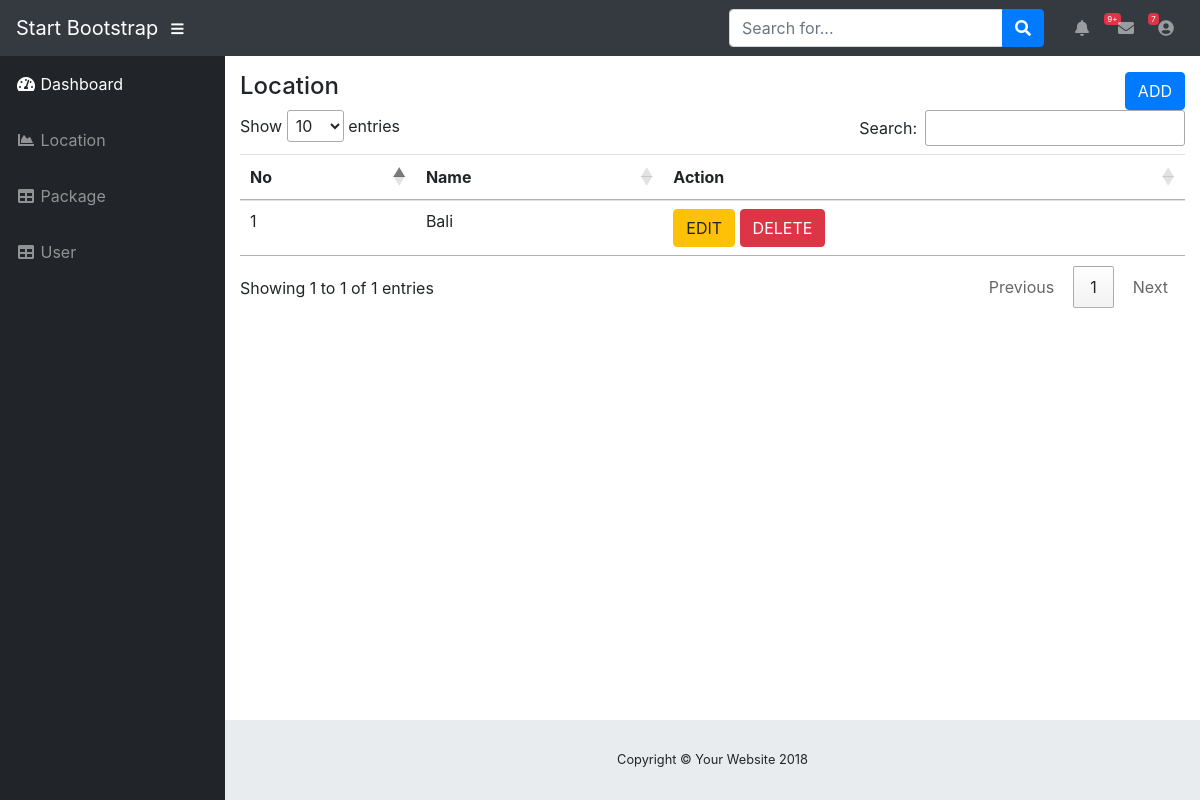
The page /admin/location.php (signed in) on the database as committed earlier.
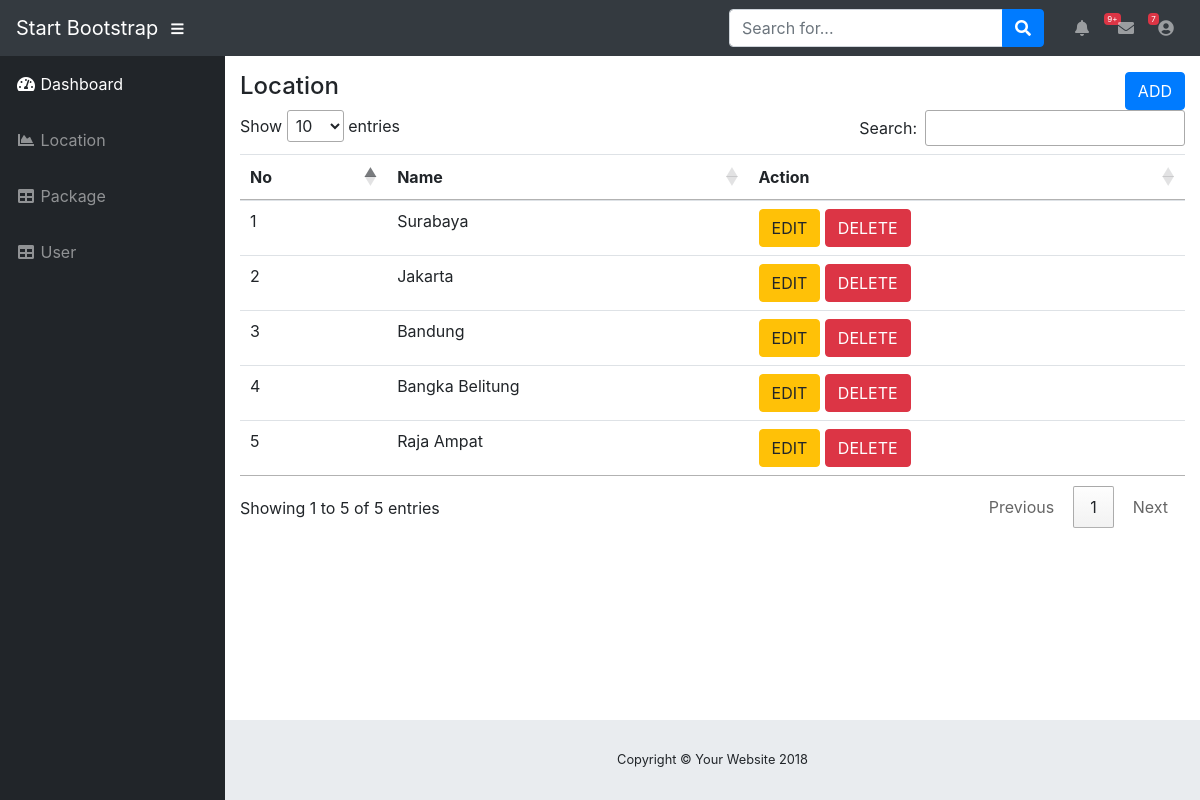
The same page on the database as committed later.
### tables this page shows
CREATE TABLE `m_location` (
  `id` int(11) NOT NULL,
  `name` varchar(100) NOT NULL,
  `description` varchar(1000) DEFAULT NULL,
  `map_photo` varchar(100) DEFAULT NULL
);

### admin/location.php (the view, shortened to what this page needs)
<?php
	include "../controller/connection.php";
	$sql="select * from m_location";
	$query=mysqli_query($conn,$sql);
	$arrLocation=[];
	while($row = mysqli_fetch_assoc($query)){
		array_push($arrLocation,$row);
	}
?>
<?php include "../layout/baseHeader.php" ?>
<div class="container-fluid">
	<div class="row">
		<div class="col-sm-6">
			<h4>Location</h4>
		</div>
		<div class="col-sm-6">
			<a href="addLocation.php" class="btn btn-primary float-right">
				ADD
			</a>
		</div>
		<div class="col-sm-12">
			<table class="table">
				<thead>
					<tr>
						<th>No</th>
						<th>Name</th>
						<th>Action</th>
					</tr>
				</thead>
				<tbody>
					<?php foreach($arrLocation as $key=>$location){ ?>
						<tr>
							<td><?= $key+1 ?></td>
							<td><?= $location['name'] ?></td>
							<td>
								<a href="editLocation.php?id=<?= $location['id'] ?>" class="btn btn-warning">
									EDIT
								</a>
								<a href="../controller/deleteLocation.php?id=<?= $location['id'] ?>" class="btn btn-danger">DELETE</a>
							</td>
						</tr>
					<?php } ?>
				</tbody>
			</table>
		</div>
	</div>
</div>
<?php include "../layout/baseFooter.php" ?>

Rows that differ between the two databases and show on the page:
removed m_location: name "Bali"
added m_location: name "Surabaya"
added m_location: name "Jakarta"
added m_location: name "Bandung"
added m_location: name "Bangka Belitung"
added m_location: name "Raja Ampat"
Other text that changed with them:
text written by a page script: "Show entries Search: Showing 1 to 1 of 1 entries Previous 1 Next" → "Show entries Search: Showing 1 to 5 of 5 entries Previous 1 Next"
